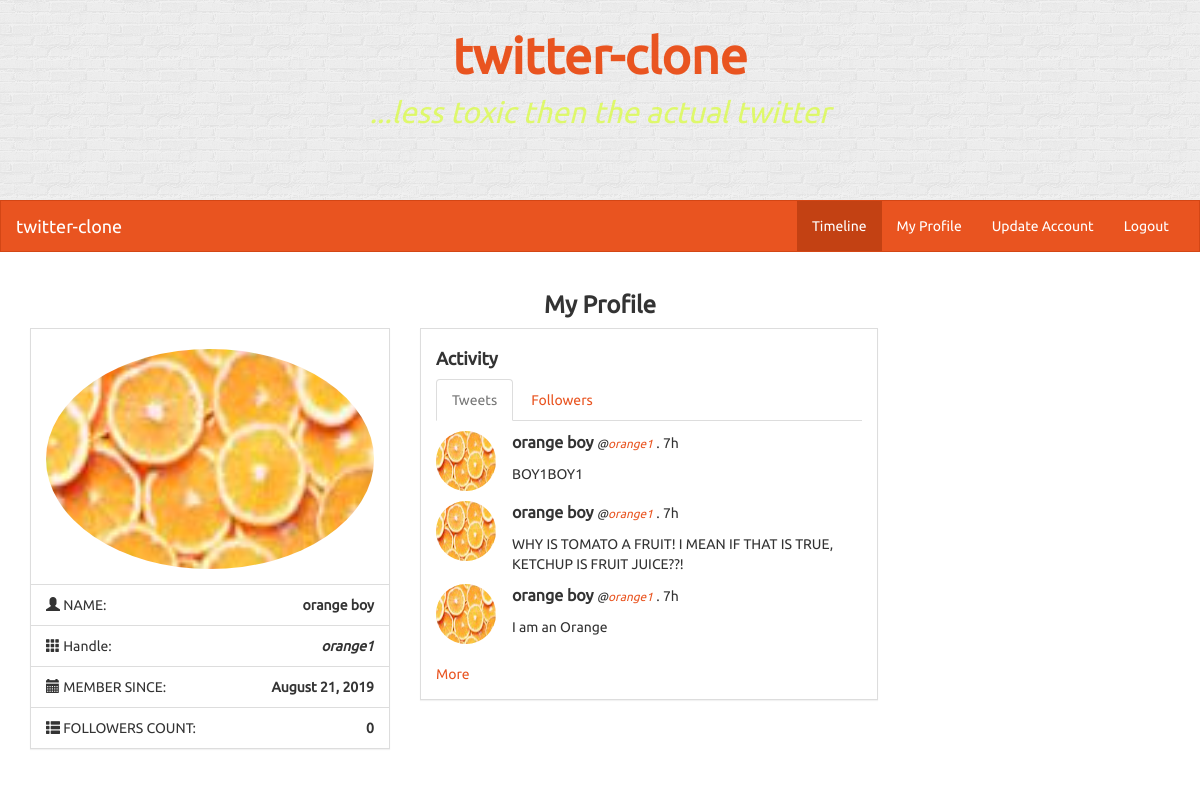
/profile (signed in), run on an earlier commit of the app's database.
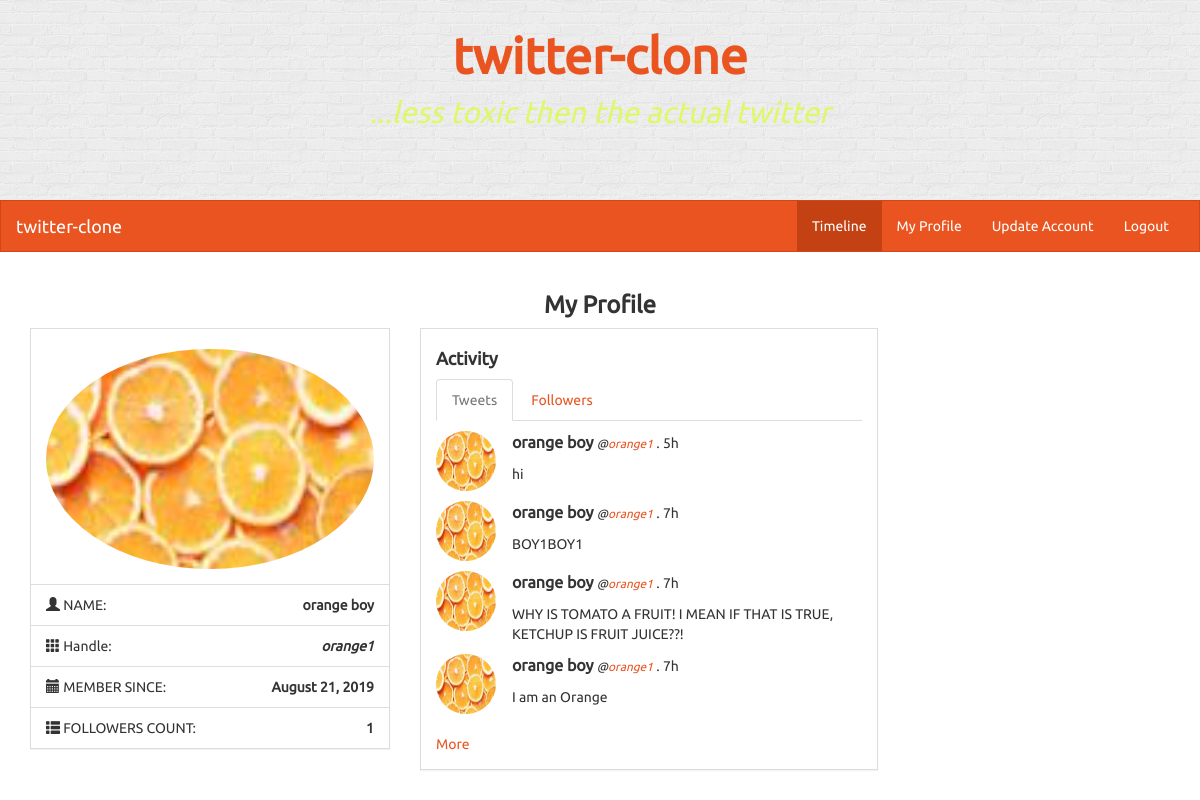
And on a later commit of the database.
### twitter_clone/models.py (models this page shows, shortened)
class User(UserMixin, db.Model):
    id = db.Column(db.Integer, primary_key=True)
    name = db.Column(db.String(100))
    username = db.Column(db.String(30))
    email = db.Column(db.String(120))
    image = db.Column(db.String(100), default='amon.png')
    password = db.Column(db.String(50))
    join_date = db.Column(db.DateTime)
    tweets = db.relationship('Tweet', backref='user', lazy='dynamic')
    following = db.relationship('User', secondary=followers,
        primaryjoin=(followers.c.follower_id == id),
        secondaryjoin=(followers.c.following_id == id),
        backref=db.backref('followers', lazy='dynamic'), lazy='dynamic')
    followed_by = db.relationship('User', secondary=followers,
        primaryjoin=(followers.c.following_id == id),
        secondaryjoin=(followers.c.follower_id == id),
        backref=db.backref('follower', lazy='dynamic'), lazy='dynamic')

class Tweet(db.Model):
    id = db.Column(db.Integer, primary_key=True)
    user_id = db.Column(db.Integer, db.ForeignKey('user.id'))
    text = db.Column(db.String(140))
    date_created = db.Column(db.DateTime)

### twitter_clone/routes.py (the view)
@app.route('/profile', defaults={'username': None})
@app.route('/profile/<username>')
def profile(username):
    image_file = url_for('static', filename='imgs/' + current_user.image)
    if username:
        user = User.query.filter_by(username=username).first()
        if not user:
            abort(404)
    else:
        user = current_user
    tweets = Tweet.query.filter_by(user=user).order_by(Tweet.date_created.desc()).all()
    current_time = datetime.now()
    followed_by = user.followed_by.all()
    display_follow = True
    if current_user == user:
        display_follow = False
    else:
        if current_user in followed_by:
            display_follow = False
    return render_template('profile.html', title='Profile', current_user=user, tweets=tweets,
         current_time=current_time, followed_by=followed_by, image_file=image_file,
             display_follow=display_follow)

### twitter_clone/routes.py (called while the page is built)
@login_manager.user_loader
def load_user(user_id):
    return User.query.get(int(user_id))

@app.template_filter('time_passed')
def time_passed(seconds_since):
    seconds = seconds_since.total_seconds()
    days, seconds = divmod(seconds, 86400)
    hours, seconds = divmod(seconds, 3600)
    minutes, seconds = divmod(seconds, 60)
    if days > 0:
        return '%dd' % (days)
    elif hours > 0:
        return '%dh' % (hours)
    elif minutes > 0:
        return '%dm' % (minutes)
    else:
        return 'now'

### twitter_clone/templates/profile.html (shortened to what this page needs)
{% extends "layout.html" %}
{% block content %}
<div class="container">
    <div class="row">
        <div class="col-lg-12">
            <h3 class="text-center bold">My Profile</h3>
        </div>
        <div class="col-lg-4">
            <div class="panel panel-default">
                <div class="panel-body">
                    <div class="row pad">
                        <div class="col-lg-12">
                            <img src="{{ image_file }}" class="img-responsive img-circle center-block" alt="Image" style="height: 220px;"/>
                        </div>
                    </div>
                </div>
                <ul class="list-group">
                    <li class="list-group-item">
                        <i class="glyphicon glyphicon-user"></i> NAME:
                        <strong class="pull-right"> {{ current_user.name }}</strong>
                    </li>
                    <li class="list-group-item">
                        <i class="glyphicon glyphicon-th"></i> Handle:
                        <strong class="pull-right"><em>{{ current_user.username }}</em></strong>
                    </li>
                    <li class="list-group-item">
                        <i class="glyphicon glyphicon-calendar"></i> MEMBER SINCE:
                        <strong class="pull-right">{{ current_user.join_date.strftime('%B %d, %Y')}}</strong>
                    </li>
                    <li class="list-group-item">
                        <i class="glyphicon glyphicon-th-list"></i> FOLLOWERS COUNT:
                        <strong class="pull-right"> {{ followed_by| length }}</strong>
                    </li>
                </ul>
            </div>
        </div>
        <div class="col-lg-5">
            <div class="panel panel-default">
                <div class="panel-body">
                    <h4><strong>Activity</strong></h4>
                    <div role="tabpanel">
                        <ul class="nav nav-tabs" role="tablist">
                            <li role="presentation" class="active">
                                <a href="#tweets" aria-controls="tweets" role="tab" data-toggle="tab">Tweets</a>
                            </li>
                            <li role="presentation">
                                <a href="#followings" aria-controls="followings" role="tab" data-toggle="tab">Followers</a>
                            </li>
                        </ul>
                        <div class="tab-content">
                            <div role="tabpanel" class="tab-pane active" id="tweets">
                                {% for tweet in tweets %}
                                <div class="row">
                                    <div class="col-lg-12">
                                        <div class="row pad">
                                            <div class="col-lg-2">
                                                <img src="{{ tweet.user.image }}" class="img-circle" style="width: 60px; height: 60px;" />
                                            </div>
                                            <div class="col-lg-10">
                                                <div>
                                                    <strong class="mid"> {{ tweet.user.name }}</strong>
                                                    <small><em>@<a href="{{ url_for('profile', username=tweet.user.username) }}">{{ tweet.user.username }}</a></em></small> .
                                                    {{ (current_time - tweet.date_created) |time_passed }}
                                                </div>
                                                <div class="pad">
                                                    {{ tweet.text }}
                                                </div>
                                            </div>
                                        </div>
                                    </div>
                                </div>
                                {% endfor %}
                                <br><a href="{{ url_for('timeline', username=current_user.username) }}">More</a>
                            </div>
                        </div>
                    </div>
                </div>
            </div>
        </div>
</div>
{% endblock content %}

### twitter_clone/templates/layout.html (shortened to what this page needs)
<!DOCTYPE html>
<html lang="en">
	<head>
		<link rel="stylesheet" href="{{url_for('static', filename='./bs/css/united.min.css') }}">
		<link rel="stylesheet" href="./css/styles.css">
		<div class="container-fluid">
			<div class="row" id="banner">
				<div class="title col-lg-12">
					<p class="title">
						<a href="./">twitter-clone</a>
					</p>
					<p class="subtitle">...less toxic then the actual twitter</p>
				</div>
			</div>
        </div>
		<nav class="navbar navbar-default" role="navigation">
			<div class="container-fluid">
				<div class="navbar-header">
					<a class="navbar-brand" href="./">twitter-clone</a>
				</div>
				<div class="collapse navbar-collapse navbar-ex1-collapse">
					<ul class="nav navbar-nav navbar-right">
                        {% if current_user.is_authenticated %}
                            <li class="active"><a href="{{ url_for('timeline') }}">Timeline</a></li>
                            <li class=""><a href="{{ url_for('profile') }}">My Profile</a></li>
                            <li class=""><a href="{{ url_for('update_account') }}">Update Account</a></li>
                            <li class=""><a href="{{ url_for('logout') }}">Logout</a></li>
                        {% else %}
                            <li class=""><a href="{{ url_for('register') }}">Sign Up</a></li>
                            <li class=""><a href="{{ url_for('login') }}">Log In</a></li>
                        {% endif %}
					</ul>
                </div>
			</div>
        </nav>
    </head>
	<body>
        {% block content %}{% endblock %}
    </body>
</html>

### twitter_clone/static/css/styles.css (style rules this page uses)
body { font-family: Ubuntu, verdana, georgia, serif, sans-serif; }
a, a:hover, a:active, a:focus, a:visited { text-decoration: none; }
.bold { font-weight: bolder !important; }
div.panel, .btn, .navbar { border-radius: 0; }
.pad { margin-top: 10px !important; }
div.panel-body { padding-top: 10px; }
.mid { font-size: 16px; }
body > nav { border-radius: 0 !important; }
#banner { height: 200px; background-color: #EDEDED; background: url('./img/brick-wall.png'); text-align: center; padding: 10px; padding-top: 20px; }
#banner > div.title > p.title { font-size: 50px; font-weight: bold; margin-bottom: 0; color: rgba(217, 253, 52, .9); }
#banner > div.title > p.subtitle { font-size: 30px; font-weight: 400; font-style: italic; color: rgba(217, 253, 52, .7) }

What changed in the data, as far as the page shows it:
added Tweet: user.image (picture), user.name "orange boy", user.username "orange1", (current_time-tweet.date_created)|time_passed "5h", text "hi"
Also different on the page:
{{ followed_by| length }}: "0" → "1"
